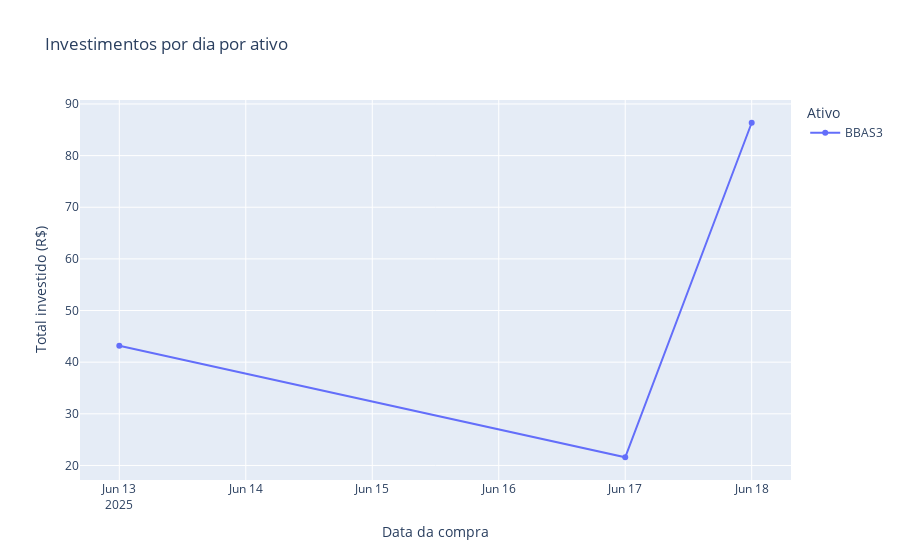

The notebook cell saved with this chart:
### Code cell
# Calcular o valor total investido por linha
df['totalInvestido'] = df['purchaseValue'] * df['quantity']

# Agrupar por data e somar os valores investidos
df_grouped = df.groupby(['purchaseDate', 'ticker']).agg({'totalInvestido': 'sum'}).reset_index()

fig1 = px.line(
    df_grouped,
    x='purchaseDate',
    y='totalInvestido',
    color='ticker',
    title='Investimentos por dia por ativo',
    markers=True,
    labels={'purchaseDate': 'Data da compra', 'totalInvestido': 'Total investido (R$)', 'ticker': 'Ativo'}
)

fig1.show()

### Figure 1 — Plotly figure (JSON) as saved in the notebook; plotly's stock layout.template omitted (floating-point values rounded to 4 significant figures)
{"data": [{"hovertemplate": "Ativo=BBAS3<br>Data da compra=%{x}<br>Total investido (R$)=%{y}<extra></extra>", "legendgroup": "BBAS3", "line": {"color": "#636efa", "dash": "solid"}, "marker": {"symbol": "circle"}, "mode": "lines+markers", "name": "BBAS3", "orientation": "v", "showlegend": true, "type": "scatter", "x": ["2025-06-13T00:00:00.000000000", "2025-06-17T00:00:00.000000000", "2025-06-18T00:00:00.000000000"], "xaxis": "x", "y": [43.18, 21.59, 86.36], "yaxis": "y"}], "layout": {"legend": {"title": {"text": "Ativo"}, "tracegroupgap": 0}, "title": {"text": "Investimentos por dia por ativo"}, "xaxis": {"anchor": "y", "domain": [0, 1], "title": {"text": "Data da compra"}}, "yaxis": {"anchor": "x", "domain": [0, 1], "title": {"text": "Total investido (R$)"}}}}
